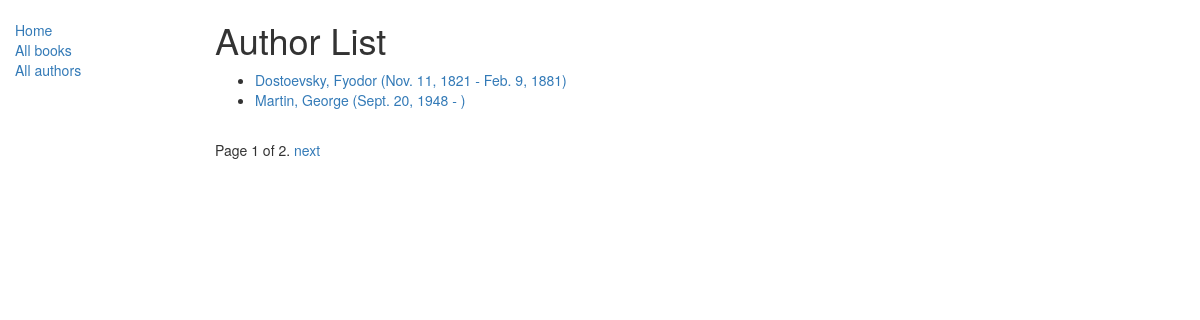
Screenshot of /catalog/authors/ with the database file from the repository.
### catalog/models.py (models this page shows)
class Author(models.Model):
    first_name = models.CharField(max_length=100)
    last_name = models.CharField(max_length=100)
    date_of_birth = models.DateField(null=True, blank=True)
    date_of_death = models.DateField('Died', null=True, blank=True)
    def get_absolute_url(self):
        return reverse('author-detail', args=[str(self.id)])
    def __str__(self):
        return '%s, %s' % (self.last_name, self.first_name)
    class Meta:
        ordering = ['last_name']

### catalog/views.py (the view)
# urls.py: path('authors/',views.AuthorListView.as_view(), name='authors'),
class AuthorListView(generic.ListView):
    model = Author
    paginate_by = 2

### catalog/templates/catalog/author_list.html
{% extends "base_generic.html" %}
{% block content %}
<h1>Author List</h1>
{% if author_list %}
  <ul>
  {% for author in author_list %}
    <li>
      <a href="{{ author.get_absolute_url }}">
      {{ author }} ({{author.date_of_birth}} - {% if author.date_of_death %}{{author.date_of_death}}{% endif %})
      </a>
    </li>
  {% endfor %}
 </ul>
{% else %}
  <p>There are no authors available.</p>
{% endif %}
{% endblock %}

### rows the page displays
Author: last_name+first_name "Dostoevsky, Fyodor", date_of_birth "Nov. 11, 1821", date_of_death "Feb. 9, 1881"
Author: last_name+first_name "Martin, George", date_of_birth "Sept. 20, 1948"

### other values shown
{{ page_obj.number }} "1"
{{ page_obj.paginator.num_pages }} "2"
